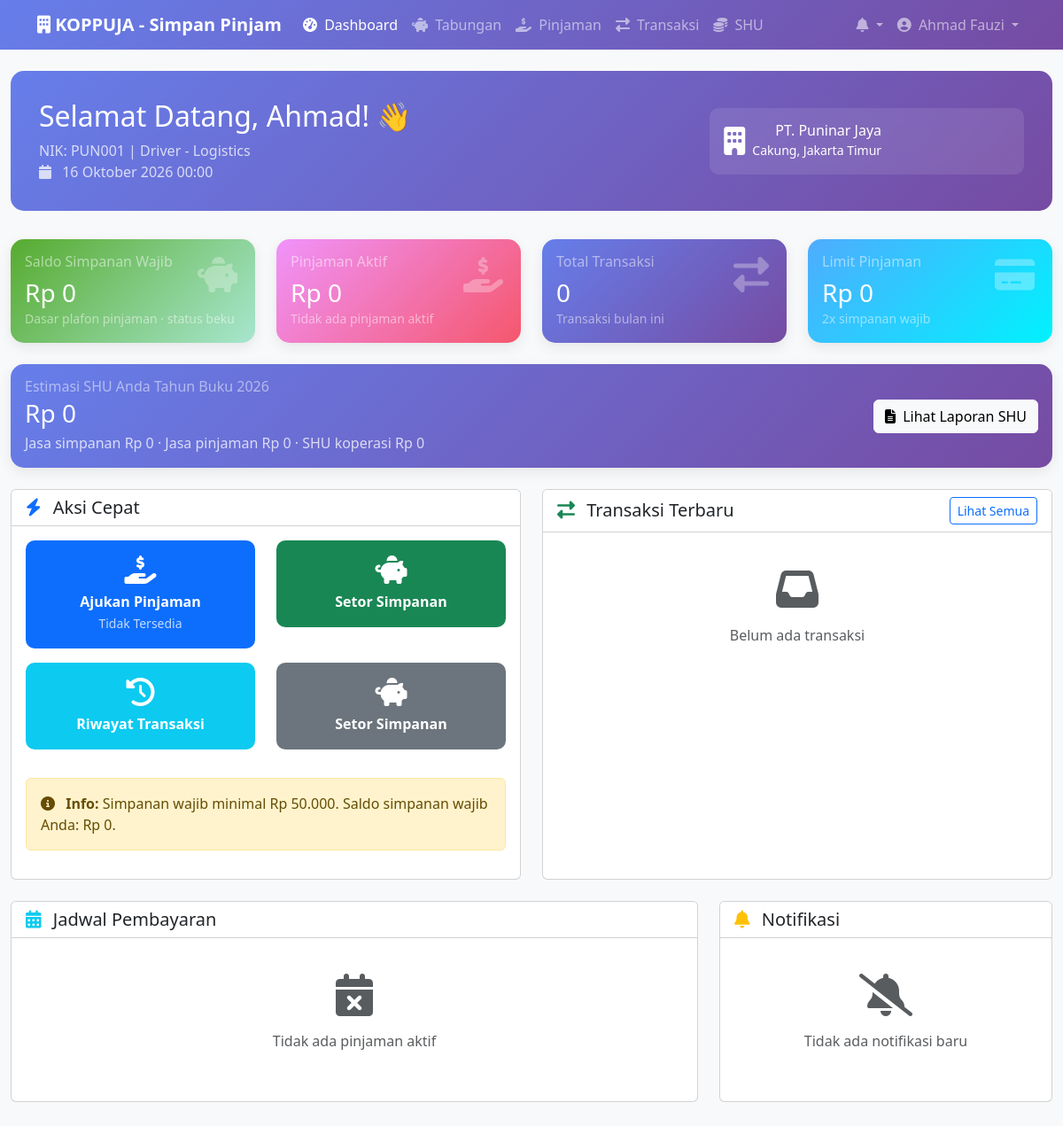
Page /dashboard.php (signed in) on the committed database.
### tables this page shows
CREATE TABLE users (
    id INT PRIMARY KEY AUTO_INCREMENT,
    nik VARCHAR(20) UNIQUE NOT NULL,
    full_name VARCHAR(100) NOT NULL,
    email VARCHAR(100) UNIQUE NOT NULL,
    phone VARCHAR(15) NOT NULL,
    password VARCHAR(255) NOT NULL,
    role ENUM('nasabah', 'admin', 'super_admin') DEFAULT 'nasabah',
    division_id INT,
    position VARCHAR(50),
    member_category ENUM('karyawan','driver','outsourcing') NOT NULL DEFAULT 'karyawan',
    payroll_deduction TINYINT(1) NOT NULL DEFAULT 1,
    employment_date DATE,
    monthly_salary DECIMAL(15,2),
    status ENUM('active', 'inactive', 'resigned') DEFAULT 'active',
    profile_photo VARCHAR(255),
    address TEXT,
    is_verified BOOLEAN DEFAULT FALSE,
    last_login TIMESTAMP NULL,
    created_at TIMESTAMP DEFAULT CURRENT_TIMESTAMP,
    updated_at TIMESTAMP DEFAULT CURRENT_TIMESTAMP ON UPDATE CURRENT_TIMESTAMP,
    FOREIGN KEY (division_id) REFERENCES divisions(id)
);

CREATE TABLE divisions (
    id INT PRIMARY KEY AUTO_INCREMENT,
    name VARCHAR(100) NOT NULL,
    code VARCHAR(20) UNIQUE NOT NULL,
    created_at TIMESTAMP DEFAULT CURRENT_TIMESTAMP
);

CREATE TABLE system_settings (
    id INT PRIMARY KEY AUTO_INCREMENT,
    setting_key VARCHAR(100) UNIQUE NOT NULL,
    setting_value TEXT NOT NULL,
    setting_type ENUM('string', 'number', 'boolean', 'json') DEFAULT 'string',
    description TEXT,
    updated_by INT,
    updated_at TIMESTAMP DEFAULT CURRENT_TIMESTAMP ON UPDATE CURRENT_TIMESTAMP,
    FOREIGN KEY (updated_by) REFERENCES users(id)
);

CREATE TABLE IF NOT EXISTS rules (
    id INT PRIMARY KEY AUTO_INCREMENT,
    rule_code VARCHAR(20) UNIQUE NOT NULL,
    rule_group ENUM('loan_eligibility', 'loan_decision') NOT NULL,
    name VARCHAR(150) NOT NULL,
    description TEXT,
    conclusion ENUM('approve', 'reject', 'manual_review') NOT NULL,
    message TEXT NOT NULL,
    priority INT NOT NULL DEFAULT 100,
    is_active BOOLEAN DEFAULT TRUE,
    is_system BOOLEAN DEFAULT FALSE,
    created_by INT NULL,
    updated_by INT NULL,
    created_at TIMESTAMP DEFAULT CURRENT_TIMESTAMP,
    updated_at TIMESTAMP DEFAULT CURRENT_TIMESTAMP ON UPDATE CURRENT_TIMESTAMP,
    FOREIGN KEY (created_by) REFERENCES users(id),
    FOREIGN KEY (updated_by) REFERENCES users(id)
);

### dashboard.php (the view, shortened to what the rows shown need)
<?php
require_once 'includes/init.php';
$auth->requireAuth();
$auth->requireRole('nasabah');
$user = $auth->getCurrentUser();
$savingsAccount = $dbHelper->getSavingsAccountByUserId($user['id']);
if (!$savingsAccount) {
    $savingsAccount = $dbHelper->getSavingsAccountByUserId($user['id']);
}
$dashboardQuery = "SELECT * FROM view_nasabah_dashboard WHERE user_id = ?";
$dashboardData = $db->selectOne($dashboardQuery, [$user['id']]);
$loanEligibility = canApplyLoan($user, $dbHelper);
?>
<!DOCTYPE html>
<html lang="id">
<head>
    <link href="https://cdn.jsdelivr.net/npm/bootstrap@5.3.2/dist/css/bootstrap.min.css" rel="stylesheet">
    <link href="https://cdnjs.cloudflare.com/ajax/libs/font-awesome/6.4.0/css/all.min.css" rel="stylesheet">
</head>
<body>
    <nav class="navbar navbar-expand-lg navbar-dark" style="background: linear-gradient(135deg, #667eea 0%, #764ba2 100%);">
        <div class="container">
            <div class="collapse navbar-collapse" id="navbarNav">
                <ul class="navbar-nav">
                    <li class="nav-item dropdown">
                        <a class="nav-link dropdown-toggle" href="#" id="userDropdown" role="button" data-bs-toggle="dropdown">
                            <i class="fas fa-user-circle me-1"></i>
                            <?php echo $user['name']; ?>
                        </a>
                    </li>
                </ul>
            </div>
        </div>
    </nav>
    <div class="container-fluid py-4">
        <div class="welcome-section">
            <div class="row align-items-center">
                <div class="col-md-8">
                    <h2 class="mb-2">Selamat Datang, <?php echo explode(' ', $user['name'])[0]; ?>! 👋</h2>
                    <p class="mb-0 opacity-75">
                        NIK: <?php echo $user['nik']; ?> | <?php echo $user['position']; ?> - <?php echo $user['division']; ?>
                    </p>
                    <p class="mb-0 opacity-75">
                        <i class="fas fa-calendar me-2"></i>
                        <?php echo formatDateIndo(date('Y-m-d'), true); ?>
                    </p>
                </div>
            </div>
        </div>
        <div class="row">
            <div class="col-md-3 mb-4">
                <div class="card summary-card card-gradient-info h-100">
                    <div class="card-body position-relative">
                        <h6 class="card-title text-white-50">Limit Pinjaman</h6>
                        <h3 class="mb-0"><?php echo formatRupiah(getMaxLoanAmount($user, $savingsAccount['balance'] ?? 0, $dbHelper)); ?></h3>
                        <p class="mb-0 text-white-50">
                            <small><?php echo (int)getLoanMultiplierForUser($dbHelper->getUserById($user['id']) ?: $user, $dbHelper); ?>x simpanan wajib</small>
                        </p>
                        <i class="fas fa-credit-card card-icon"></i>
                    </div>
                </div>
            </div>
        </div>
        <div class="row">
            <div class="col-md-6 mb-4">
                <div class="card h-100">
                    <div class="card-body">
                        <div class="row">
                            <div class="col-6 mb-3">
                            </div>
                            <div class="col-6 mb-3">
                            </div>
                            <div class="col-6 mb-3">
                            </div>
                            <div class="col-6 mb-3">
                            </div>
                        </div>
                        <?php if (!$loanEligibility['can_apply']): ?>
                            <div class="alert alert-warning mt-3">
                                <i class="fas fa-info-circle me-2"></i>
                                <strong>Info:</strong> <?php echo $loanEligibility['reason']; ?>
                            </div>
                        <?php endif; ?>
                    </div>
                </div>
            </div>
        </div>
    </div>
</body>
</html>

### rows in the picture
users: full_name "Ahmad Fauzi", full_name "Ahmad", nik "PUN001", position "Driver", division.name "Logistics", payroll_deduction.setting_value "Rp 0", id+payroll_deduction "2"
rules: conclusion+rule_code "Simpanan wajib minimal Rp 50.000. Saldo simpanan wajib Anda: Rp 0."

### other values in the picture
APP_NAME "KOPPUJA - Simpan Pinjam"
formatRupiah($savingsAccount['balance'] ?? 0) "Rp 0"
formatRupiah($activeLoan['remaining_balance'] ?? 0) "Rp 0"
count($recentTransactions) "0"
formatRupiah($shuShare['shu_total']) "Rp 0"
formatRupiah($shuShare['shu_simpanan']) "Rp 0"
formatRupiah($shuShare['shu_pinjaman']) "Rp 0"
formatRupiah($shuShare['period']['shu_amount']) "Rp 0"
